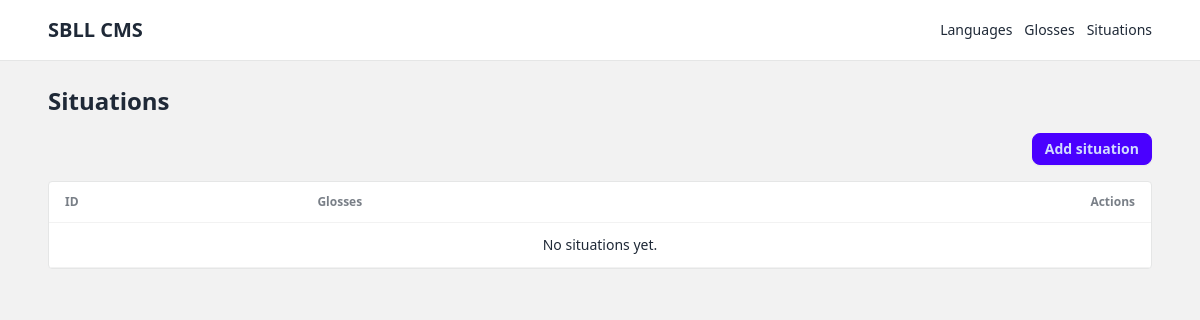
Before: /situations/ with the older database file.
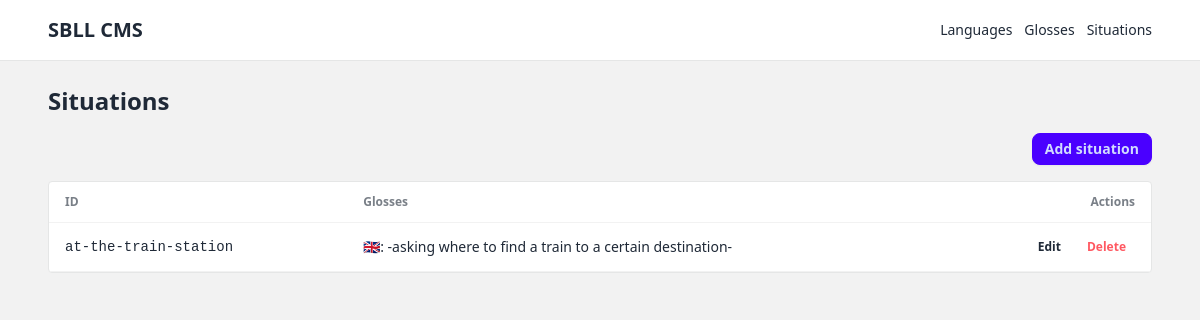
After: the same page with the newer database file.
### cms/models/situation.py (models this page shows, shortened)
class Situation(models.Model):
    id = models.CharField(max_length=64, primary_key=True)
    glosses = models.ManyToManyField("Gloss", related_name="relevant_in_situations", blank=True)

### cms/models/gloss.py (models this page shows)
class Gloss(models.Model):
    content = models.TextField()
    language = models.ForeignKey("Language", on_delete=models.CASCADE)
    transcriptions = models.JSONField(default=list)
    contains = models.ManyToManyField("self", related_name="contained_by", symmetrical=False, blank=True)
    near_synonyms = models.ManyToManyField("self", symmetrical=True, blank=True)
    near_homophones = models.ManyToManyField("self", symmetrical=True, blank=True)
    translations = models.ManyToManyField("self", symmetrical=True, blank=True)
    clarifies_usage = models.ManyToManyField("self", related_name="usage_of_clarified", symmetrical=False, blank=True)
    to_be_differentiated_from = models.ManyToManyField("self", symmetrical=True, blank=True)
    collocations = models.ManyToManyField("self", symmetrical=True, blank=True)
    class Meta:
        unique_together = ("content", "language")
    def __str__(self):
        return f"{self.language}: {self.content}"

### cms/models/language.py (models this page shows)
class Language(models.Model):
    iso = models.CharField(max_length=3, primary_key=True)
    name = models.CharField(max_length=128)
    short = models.CharField(max_length=50, null=True, blank=True)
    def __str__(self):
        return self.short or self.name

### cms/views.py (the view)
# urls.py: path("situations/", views.situation_list, name="situation_list"),
def situation_list(request):
    situations = Situation.objects.prefetch_related("glosses").order_by("id")
    return render(request, "cms/situation_list.html", {"situations": situations})

### cms/templates/cms/situation_list.html (shortened to what this page needs)
{% extends "cms/base.html" %}
{% load lucide_tags %}
{% block content %}
<h1 class="text-2xl font-semibold mb-4">Situations</h1>
<div class="flex justify-end mb-4">
  <a href="{% url 'situation_create' %}" class="btn btn-primary btn-sm flex items-center gap-2">
    <span>Add situation</span>
  </a>
</div>
<div class="overflow-x-auto bg-base-100 border border-base-300 rounded">
  <table class="table">
    <thead>
      <tr>
        <th>ID</th>
        <th>Glosses</th>
        <th class="text-right">Actions</th>
      </tr>
    </thead>
    <tbody>
      {% for situation in situations %}
      <tr>
        <td class="font-mono">{{ situation.id }}</td>
        <td>
          {% if situation.glosses.all %}
            {{ situation.glosses.all|join:", " }}
          {% else %}
            <span class="text-light">None</span>
          {% endif %}
        </td>
        <td class="text-right">
          <div class="flex justify-end gap-2">
            <a href="{% url 'situation_update' situation.id %}" class="btn btn-ghost btn-xs gap-1">
              {% lucide "pencil" class="w-4 h-4" %} Edit
            </a>
            <a href="{% url 'situation_delete' situation.id %}" class="btn btn-ghost btn-xs text-error gap-1">
              {% lucide "trash" class="w-4 h-4" %} Delete
            </a>
          </div>
        </td>
      </tr>
      {% empty %}
      <tr><td colspan="3" class="text-center text-light">No situations yet.</td></tr>
      {% endfor %}
    </tbody>
  </table>
</div>
{% endblock %}

Changed rows visible on the page:
added Situation: id "at-the-train-station", glosses.all "🇬🇧: -asking where to find a train to a certain destination-"
Other visible differences:
text no longer shown: "No situations yet."
